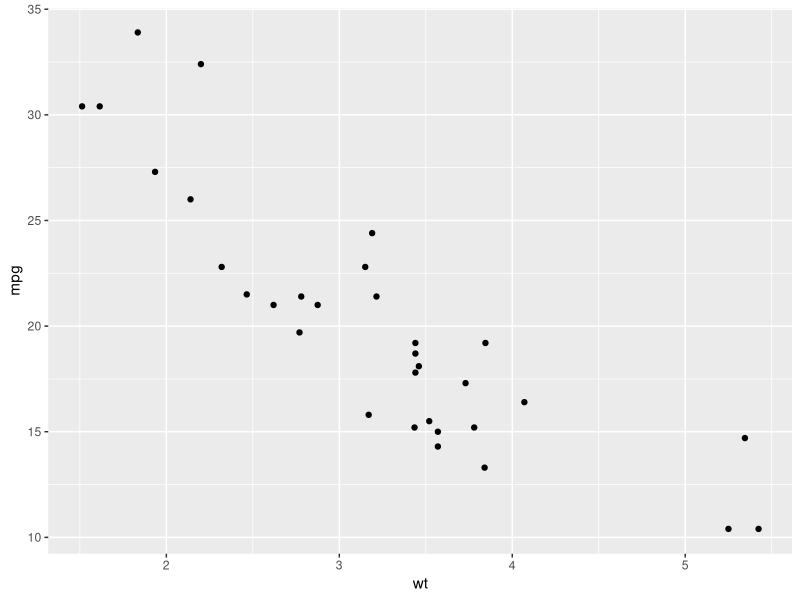
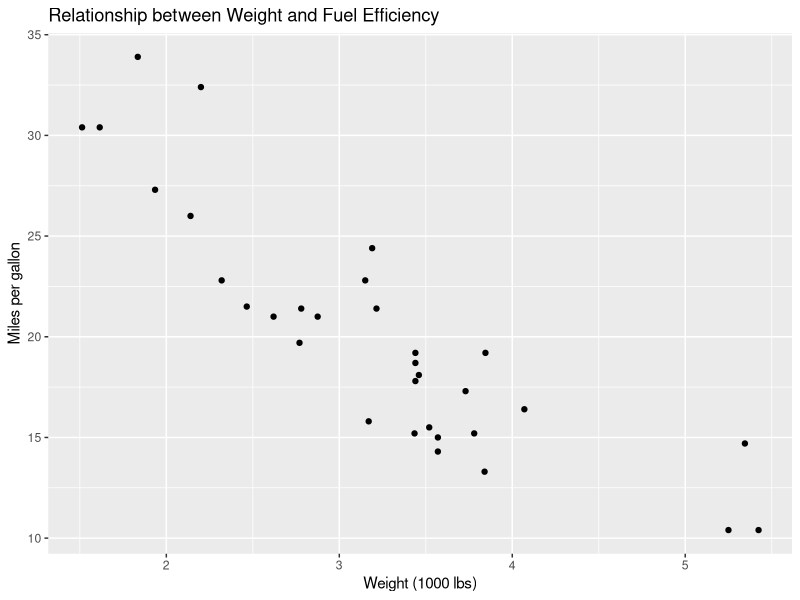
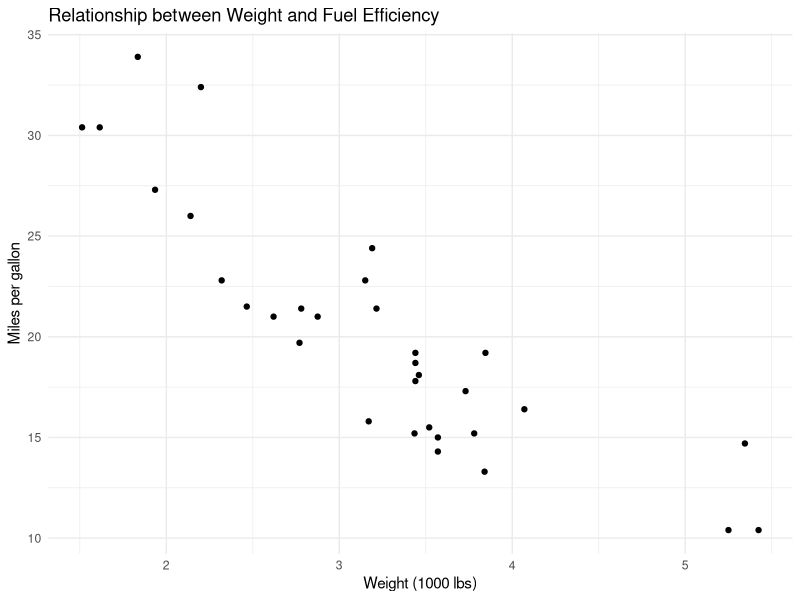
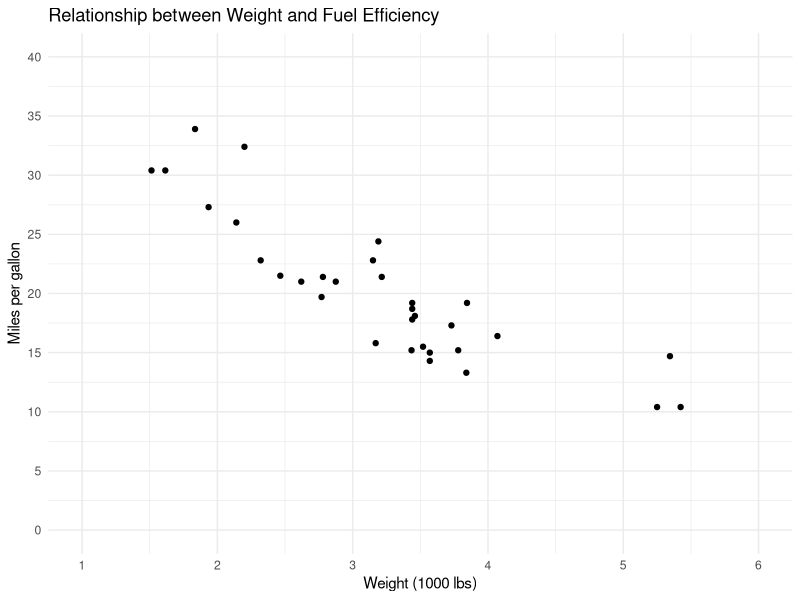
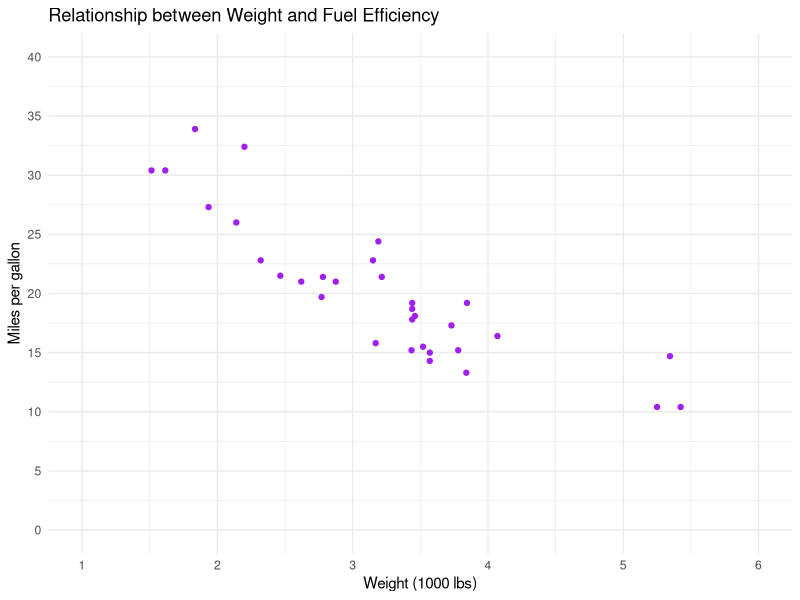
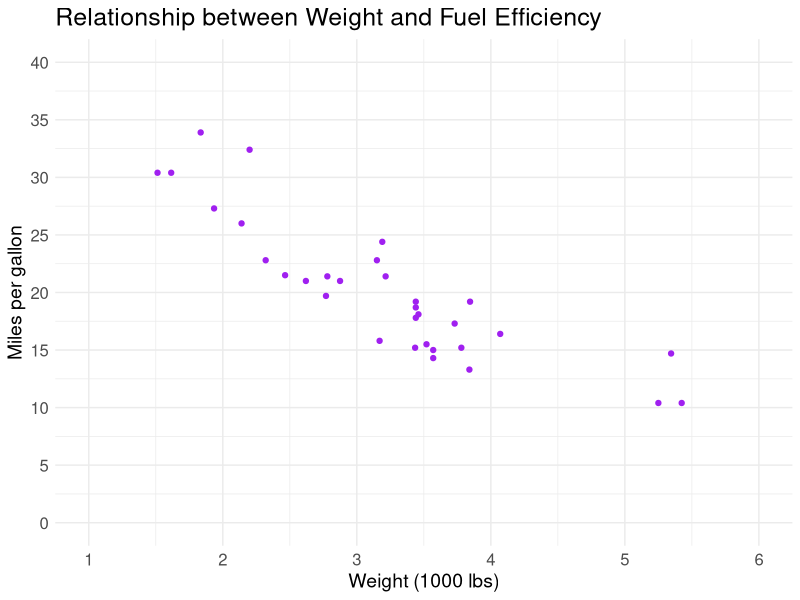
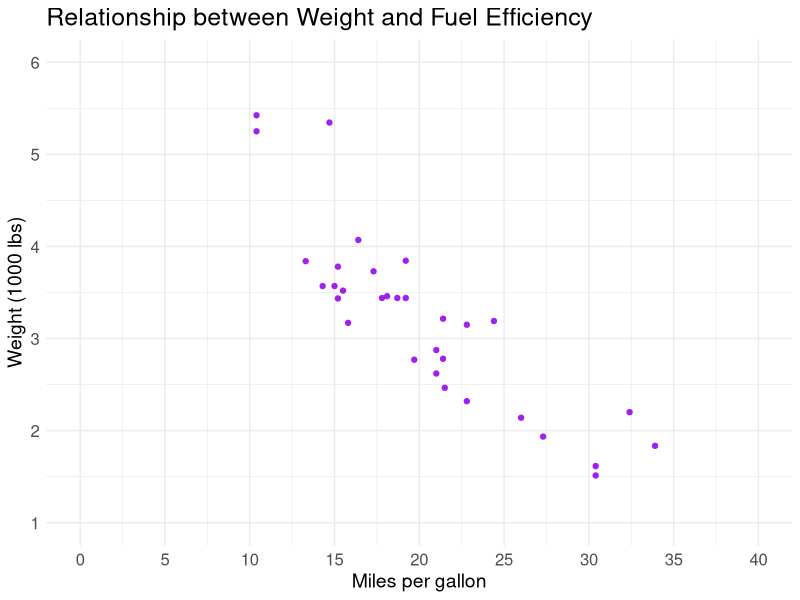
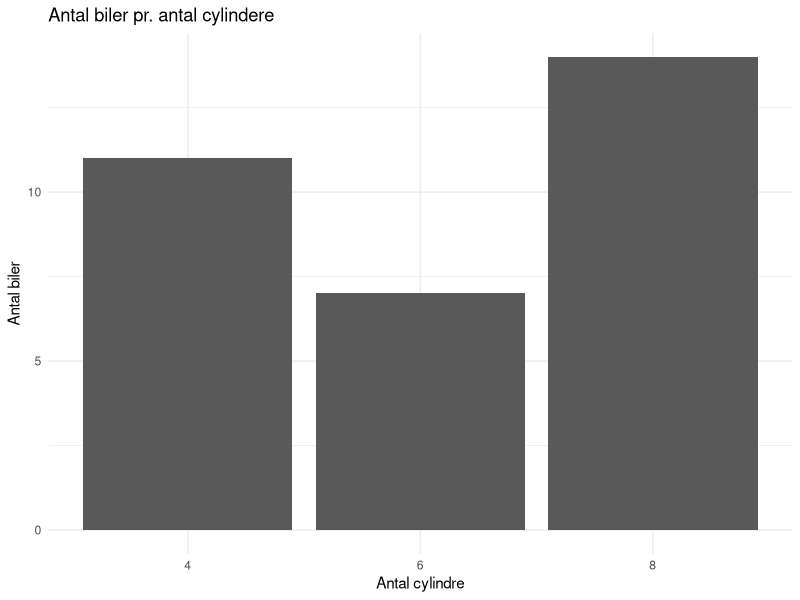

The R script that drew these images, in order:
## ---- chunk 1
library(ggplot2)

ggplot(data = mtcars) +
  aes(x = wt, y = mpg) +
  geom_point()

## ---- chunk 2
library(ggplot2)

ggplot(data = mtcars) +
  aes(x = wt, y = mpg) +
  geom_point() +
  labs(
    title = "Relationship between Weight and Fuel Efficiency",
    x = "Weight (1000 lbs)",
    y = "Miles per gallon"
  )

## ---- chunk 3
library(ggplot2)

ggplot(data = mtcars) +
  aes(x = wt, y = mpg) +
  geom_point() +
  labs(
    title = "Relationship between Weight and Fuel Efficiency",
    x = "Weight (1000 lbs)",
    y = "Miles per gallon") +
  theme_minimal()

## ---- chunk 4
library(ggplot2)

ggplot(data = mtcars) +
  aes(x = wt, y = mpg) +
  geom_point() +
  labs(
    title = "Relationship between Weight and Fuel Efficiency",
    x = "Weight (1000 lbs)",
    y = "Miles per gallon") +
  theme_minimal()+
  scale_x_continuous(limits = c(1, 6), breaks = seq(1, 6, by = 1)) +
  scale_y_continuous(limits = c(0, 40), breaks = seq(0, 40, by = 5)) 
## ---- chunk 5
library(ggplot2)

ggplot(data = mtcars) +
  aes(x = wt, y = mpg) +
  geom_point(color="purple") +
  labs(
    title = "Relationship between Weight and Fuel Efficiency",
    x = "Weight (1000 lbs)",
    y = "Miles per gallon") +
  theme_minimal()+
  scale_x_continuous(limits = c(1, 6), breaks = seq(1, 6, by = 1)) +
  scale_y_continuous(limits = c(0, 40), breaks = seq(0, 40, by = 5)) 
## ---- chunk 6
library(ggplot2)

ggplot(data = mtcars) +
  aes(x = wt, y = mpg) +
  geom_point(color="purple") +
  labs(
    title = "Relationship between Weight and Fuel Efficiency",
    x = "Weight (1000 lbs)",
    y = "Miles per gallon"
  ) +
  theme_minimal() +
  scale_x_continuous(limits = c(1, 6), breaks = seq(1, 6, by = 1)) +
  scale_y_continuous(limits = c(0, 40), breaks = seq(0, 40, by = 5))+
  theme(
    plot.title = element_text(size = 18),          # Ændrer titelstørrelsen
    axis.title.x = element_text(size = 14),        # Ændrer størrelsen på x-aksetitlen
    axis.title.y = element_text(size = 14),        # Ændrer størrelsen på y-aksetitlen
    axis.text.x = element_text(size = 12),         # Ændrer størrelsen på x-akse tekst (ticks)
    axis.text.y = element_text(size = 12))          # Ændrer størrelsen på y-akse tekst (ticks)

## ---- chunk 7
library(ggplot2)

ggplot(data = mtcars) +
  aes(x = wt, y = mpg) +
  geom_point(color="purple") +
  labs(
    title = "Relationship between Weight and Fuel Efficiency",
    x = "Weight (1000 lbs)",
    y = "Miles per gallon"
  ) +
  theme_minimal() +
  scale_x_continuous(limits = c(1, 6), breaks = seq(1, 6, by = 1)) +
  scale_y_continuous(limits = c(0, 40), breaks = seq(0, 40, by = 5))+
  theme(
    plot.title = element_text(size = 18),          # Ændrer titelstørrelsen
    axis.title.x = element_text(size = 14),        # Ændrer størrelsen på x-aksetitlen
    axis.title.y = element_text(size = 14),        # Ændrer størrelsen på y-aksetitlen
    axis.text.x = element_text(size = 12),         # Ændrer størrelsen på x-akse tekst (ticks)
    axis.text.y = element_text(size = 12)) +  # Ændrer størrelsen på y-akse tekst (ticks) 
  coord_flip() # Roterer akserne

## ---- chunk 8
ggplot(mtcars) +
  aes(x = factor(cyl)) +  # Omform cyl til en kategorisk variabel
  geom_bar() +
  labs(
    title = "Antal biler pr. antal cylindere",
    x = "Antal cylindre",
    y = "Antal biler"
  ) +
  theme_minimal()
## ---- chunk 9
ggplot(mtcars) +
  aes(x = mpg) +
  geom_histogram(binwidth = 2, fill = "#003366", color = "black") +
  labs(
    title = "Histogram af brændstoføkonomi",
    x = "Miles per gallon (mpg)",
    y = "Antal biler"
  ) +
  theme_minimal()
## ---- chunk 10
ggplot(mtcars) +
  aes(x = factor(cyl), fill = factor(gear)) +
  geom_bar(position = "dodge") +
  labs(
    title = "Fordeling af biler pr. cylinder og gear",
    x = "Antal cylindre",
    y = "Antal biler",
    fill = "Antal gear"
  ) +
  theme_minimal()
## ---- chunk 11
ggplot(mtcars) +
  aes(x = factor(cyl), y = factor(gear)) +
  geom_jitter(width = 0.2, height = 0.2) +
  labs(
    title = "Spredning af biler mellem cylinder og gear",
    x = "Antal cylindre",
    y = "Antal gear"
  ) 
## ---- chunk 12
ggplot(mtcars) +
  aes(x = factor(cyl), y = mpg) +
  geom_boxplot() +
  labs(
    title = "Brændstoføkonomi pr. cylinder",
    x = "Antal cylindre",
    y = "Miles per gallon"
  ) +
  theme_minimal()
## ---- chunk 13
ggplot(mtcars) +
  aes(x = wt, y = mpg) +
  geom_point() +
  labs(
    title = "Sammenhæng mellem vægt og brændstoføkonomi",
    x = "Vægt (1000 lbs)",
    y = "Miles per gallon"
  ) +
  theme_minimal()
## ---- chunk 14
ggplot(mtcars) +
  aes(x = wt, y = mpg) +
  geom_point() +
  geom_smooth(method = "lm", color = "blue", se = FALSE) +  # Tilføjer en lineær regressionslinje
  labs(
    title = "Sammenhæng mellem vægt og brændstoføkonomi",
    x = "Vægt (1000 lbs)",
    y = "Miles per gallon"
  ) +
  theme_minimal()
## ---- chunk 15
mit_ggplot_objekt <- ggplot(mtcars) +
  aes(x = wt, y = mpg) +
  geom_point() +
  geom_smooth(method = "lm", color = "blue", se = FALSE) +  # Tilføjer en lineær regressionslinje
  labs(
    title = "Sammenhæng mellem vægt og brændstoføkonomi",
    x = "Vægt (1000 lbs)",
    y = "Miles per gallon"
  ) +
  theme_minimal()

# Gem mit plot i R-project mappen på computeren
ggsave("mit_plot.jpeg", plot = mit_ggplot_objekt, width = 10, height = 8)
